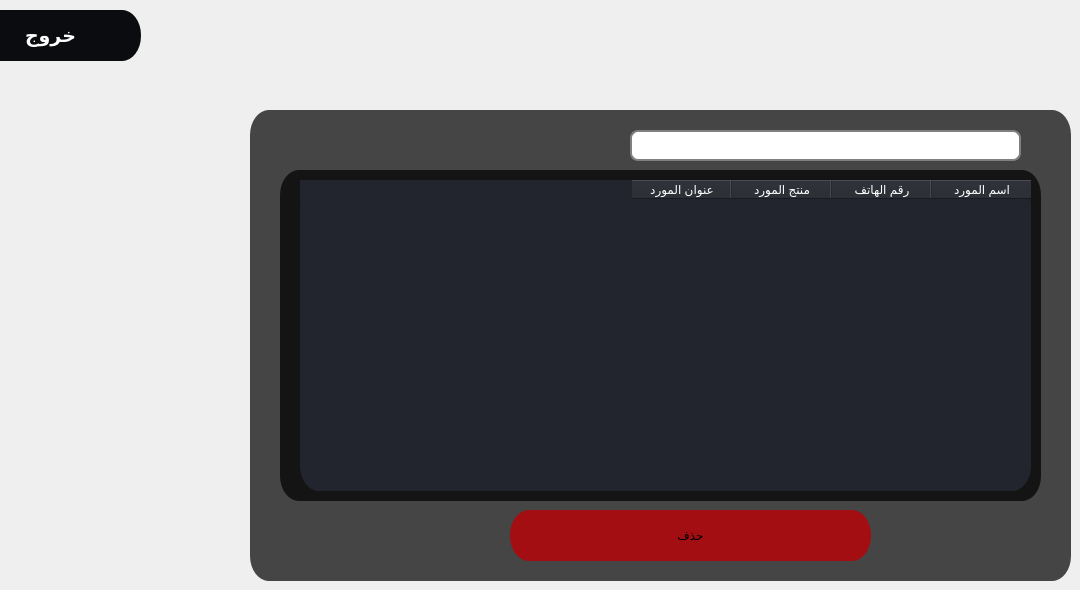
    <widget class="QWidget" name="tab_12">
     <attribute name="title">
      <string>Page</string>
     </attribute>
     <widget class="QFrame" name="frame_menu_30">
      <property name="enabled">
       <bool>true</bool>
      </property>
      <property name="geometry">
       <rect>
        <x>250</x>
        <y>110</y>
        <width>821</width>
        <height>471</height>
       </rect>
      </property>
      <property name="whatsThis">
       <string>&lt;html&gt;&lt;head/&gt;&lt;body&gt;&lt;p&gt;&lt;img src=&quot;:/pt/pos.png&quot;/&gt;&lt;/p&gt;&lt;/body&gt;&lt;/html&gt;</string>
      </property>
      <property name="styleSheet">
       <string notr="true">
QFrame{
	border-radius: 19px solid;
	background-color: qlineargradient(spread:pad, x1:1, y1:1, x2:1, y2:1, stop:1 rgba(0, 0, 0, 181));
}
QFrame:hover{
	border-left:3px solid rgb(255, 242, 0);
	border-bottom:3px solid rgb(255, 242, 0);
    border-top:3px solid rgb(255, 190, 0);
	border-right:3px solid rgb(255, 190, 0);
	

}</string>
      </property>
      <property name="frameShape">
       <enum>QFrame::StyledPanel</enum>
      </property>
      <property name="frameShadow">
       <enum>QFrame::Raised</enum>
      </property>
      <widget class="QPushButton" name="saveBtn_11">
       <property name="geometry">
        <rect>
         <x>260</x>
         <y>400</y>
         <width>361</width>
         <height>51</height>
        </rect>
       </property>
       <property name="styleSheet">
        <string notr="true">QPushButton{
	border-radius: 19px solid;
	border-bottom:0px solid rgb(171, 16, 20);
    border-top:0px solid rgb(171, 16, 20);
	
	background-color: rgb(163, 14, 18);


  

}

QPushButton:hover{
	border: 7px solid qlineargradient(spread:pad, x1:1, y1:1, x2:1, y2:1, stop:1 rgba(0, 0, 0, 0));
	border-radius: 19px solid;
	border-bottom:0px solid rgb(171, 16, 20);
    border-top:0px solid rgb(171, 16, 20);
	



   background-color:rgb(237, 28, 47);

	


}
QPushButton:pressed{
	color:rgb(255, 205, 0);

   background-color:rgb(189, 22, 37);
}</string>
       </property>
       <property name="text">
        <string>حذف</string>
       </property>
       <property name="icon">
        <iconset resource="../../Desktop/pt.qrc">
         <normaloff>:/pt/delete.png</normaloff>:/pt/delete.png</iconset>
       </property>
       <property name="iconSize">
        <size>
         <width>33</width>
         <height>33</height>
        </size>
       </property>
      </widget>
      <widget class="QTableView" name="tableView_8">
       <property name="geometry">
        <rect>
         <x>30</x>
         <y>60</y>
         <width>761</width>
         <height>331</height>
        </rect>
       </property>
       <property name="styleSheet">
        <string notr="true">color: rgb(255, 255, 255);
</string>
       </property>
      </widget>
     </widget>
     <widget class="QPushButton" name="btn_exit_to_app_15">
      <property name="enabled">
       <bool>true</bool>
      </property>
      <property name="geometry">
       <rect>
        <x>-40</x>
        <y>10</y>
        <width>181</width>
        <height>51</height>
       </rect>
      </property>
      <property name="font">
       <font>
        <family>Hack</family>
        <pointsize>14</pointsize>
        <weight>75</weight>
        <bold>true</bold>
       </font>
      </property>
      <property name="cursor">
       <cursorShape>PointingHandCursor</cursorShape>
      </property>
      <property name="contextMenuPolicy">
       <enum>Qt::DefaultContextMenu</enum>
      </property>
      <property name="layoutDirection">
       <enum>Qt::LeftToRight</enum>
      </property>
      <property name="styleSheet">
       <string notr="true">QPushButton{
	border-radius: 19px solid;
	border-bottom:0px solid rgb(171, 16, 20);
    border-top:0px solid rgb(171, 16, 20);
	
	background-color: rgb(11, 12, 15);
	color: rgb(255, 255, 255);


  

}

QPushButton:hover{
	border: 70px solid qlineargradient(spread:pad, x1:1, y1:1, x2:1, y2:1, stop:1 rgba(0, 0, 0, 0));
   border-radius: 20px solid;
	border-right:18px;
	border-bottom:1px solid  rgb(237, 28, 45);
    border-top:1px solid rgb(237, 28, 46) ;
   background-color:rgb(237, 28, 47);

	


}
QPushButton:pressed{
	color:rgb(255, 205, 0);
   border-radius: 20px solid;
	border-right:18px;
	border-bottom:1px solid  rgb(237, 28, 45);
    border-top:1px solid rgb(237, 28, 46) ;
   background-color:rgb(189, 22, 37);
}</string>
      </property>
      <property name="text">
       <string>خروج</string>
      </property>
      <property name="icon">
       <iconset resource="../../Desktop/pt.qrc">
        <normaloff>:/pt/logout.png</normaloff>:/pt/logout.png</iconset>
      </property>
      <property name="iconSize">
       <size>
        <width>40</width>
        <height>50</height>
       </size>
      </property>
     </widget>
     <widget class="QLineEdit" name="lineEdit_23">
      <property name="geometry">
       <rect>
        <x>630</x>
        <y>130</y>
        <width>391</width>
        <height>31</height>
       </rect>
      </property>
      <property name="styleSheet">
       <string notr="true">QLineEdit {
padding: 1px;
border-style: solid;
border: 2px solid gray;
color: rgb(255, 255, 255);

border-radius: 8px;
}</string>
      </property>
      <property name="placeholderText">
       <string> بحث عن اسم أو كود</string>
      </property>
     </widget>
     <widget class="QTableWidget" name="tableWidget_2">
      <property name="geometry">
       <rect>
        <x>300</x>
        <y>180</y>
        <width>731</width>
        <height>311</height>
       </rect>
      </property>
      <property name="sizePolicy">
       <sizepolicy hsizetype="Expanding" vsizetype="Expanding">
        <horstretch>0</horstretch>
        <verstretch>0</verstretch>
       </sizepolicy>
      </property>
      <property name="layoutDirection">
       <enum>Qt::RightToLeft</enum>
      </property>
      <property name="autoFillBackground">
       <bool>false</bool>
      </property>
      <property name="styleSheet">
       <string notr="true">color: rgb(255, 255, 255);
background-color: rgb(35, 37, 46);
border-radius: 19px solid;
</string>
      </property>
      <property name="alternatingRowColors">
       <bool>false</bool>
      </property>
      <column>
       <property name="text">
        <string>اسم المورد</string>
       </property>
      </column>
      <column>
       <property name="text">
        <string>رقم الهاتف</string>
       </property>
      </column>
      <column>
       <property name="text">
        <string>منتج المورد</string>
       </property>
      </column>
      <column>
       <property name="text">
        <string>عنوان المورد</string>
       </property>
      </column>
     </widget>
    </widget>
